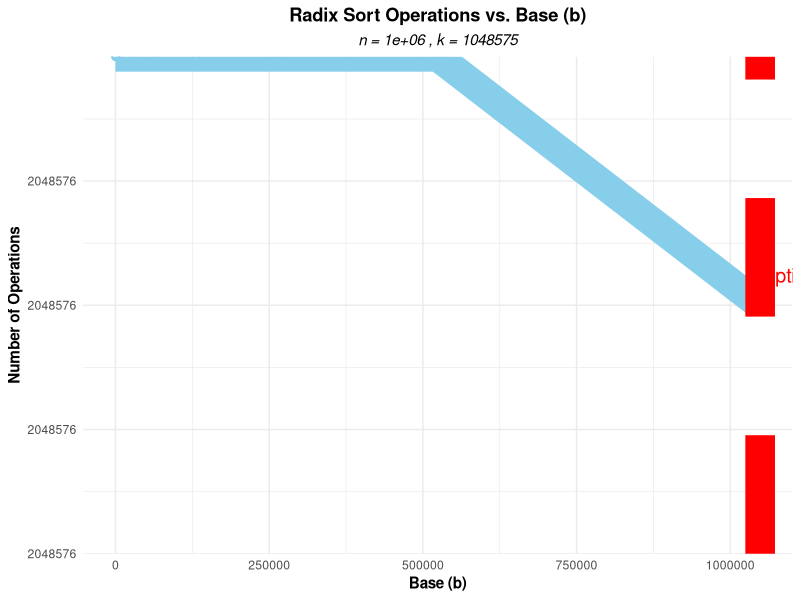

Write the R code that produced this figure.
#FIT2004 applied 3 supplementary problem 12
install.packages("tidyverse")
library(ggplot2)

#a

radix_sort_op <- function(n, k){
  bases <- 2^(1:20)
  
  operations <- sapply(bases, function(b) {
    if (b>k){
      d<- 1
    } else {
      d <- ceiling(log(k+1, base = 1))
    }
    return(d*(n+b))
  })
  results <- data.frame(
    b = bases,
    operations = operations
  )
  
  optimal_b <- results$b[which.min(results$operations)]
  min_ops <- min(results$operations)
  
  optimal_data <- data.frame(b = optimal_b, operations = min_ops)
  
  # Create the plot using ggplot2.
  p <- ggplot(results, aes(x = b, y = operations)) +
    geom_line(color = "skyblue", size = 10) +
    geom_point(color = "skyblue", size = 2) +
    geom_vline(data = optimal_data, aes(xintercept = b), linetype = "dashed", color = "red", size = 10) +
    geom_text(data = optimal_data, aes(x = b, y = operations, label = paste("Optimal b =", b)),
              vjust = -1.5, hjust = 0, color = "red", size = 5) +
    labs(
      title = "Radix Sort Operations vs. Base (b)",
      subtitle = paste("n =", n, ", k =", k),
      x = "Base (b)",
      y = "Number of Operations"
    ) +
    theme_minimal() +
    theme(
      plot.title = element_text(hjust = 0.5, face = "bold"),
      plot.subtitle = element_text(hjust = 0.5, face = "italic"),
      axis.title = element_text(face = "bold"),
      legend.position = "none"
    )
  
  # Return the plot object.
  return(p)
}


radix_sort_op(1000000, 2^20-1)
